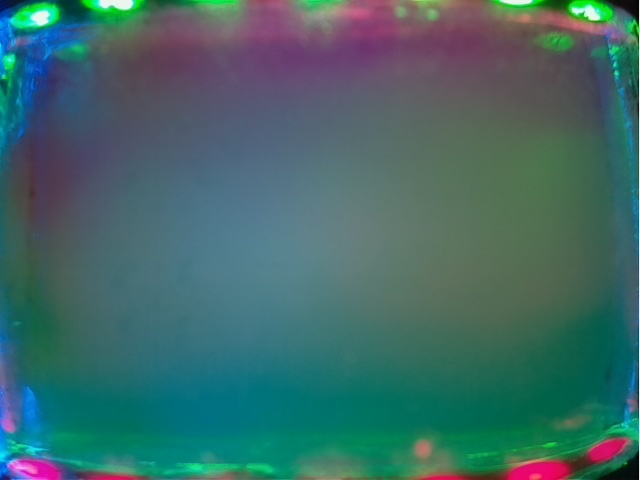
#> input picture sample_data/1.jpg, 640 x 480 px
$ jupyter execute 3d_reconstruction_poisson.ipynb   (shell and % lines are left out)
#> lines starting #> are read from the running program, lines starting #| are printed output that depends on the picture
[cell 1]
import cv2
import numpy as np
import open3d


import matplotlib.pyplot as plt
import scipy, scipy.fftpack
import math
import time

[cell 2]
#read the image
img_init = cv2.imread('sample_data/1.jpg')
#> img_init is the input picture: shape (480, 640, 3); mean B, G, R 104, 105.2, 64.7

[cell 3]
#openCV uses BGR while matplotlib uses RGB
img_init = cv2.cvtColor(img_init, cv2.COLOR_BGR2RGB)

[cell 4]
plt.imshow(img_init)

[cell 5]
img = cv2.imread('sample_data/120.jpg')
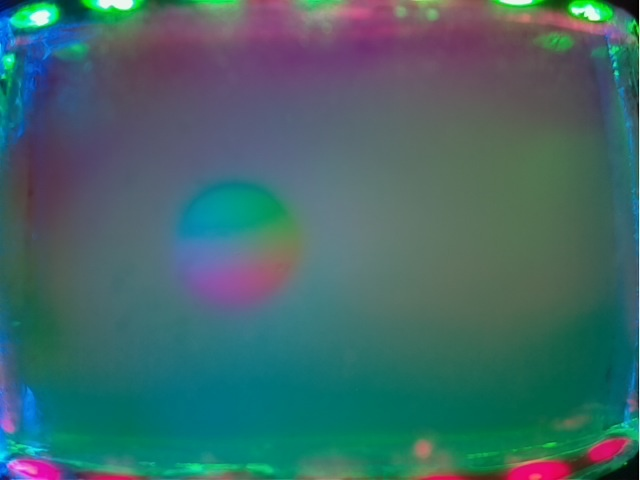
#> input picture sample_data/120.jpg, 640 x 480 px
#> img is the input picture: shape (480, 640, 3); mean B, G, R 105.2, 104.4, 65.4

[cell 6]
#openCV uses BGR while matplotlib uses RGB
img = cv2.cvtColor(img, cv2.COLOR_BGR2RGB)

[cell 7]
plt.imshow(img)

[cell 8]
#calculate the difference images
def calc_diff(img, img_init):
    red_diff = np.clip(img[:,:,0].astype(int)-img_init[:,:,0].astype(int),0,255)#.astype(np.uint8)
    green_diff = np.clip(img[:,:,1].astype(int)-img_init[:,:,1].astype(int),0,255)#.astype(np.uint8)
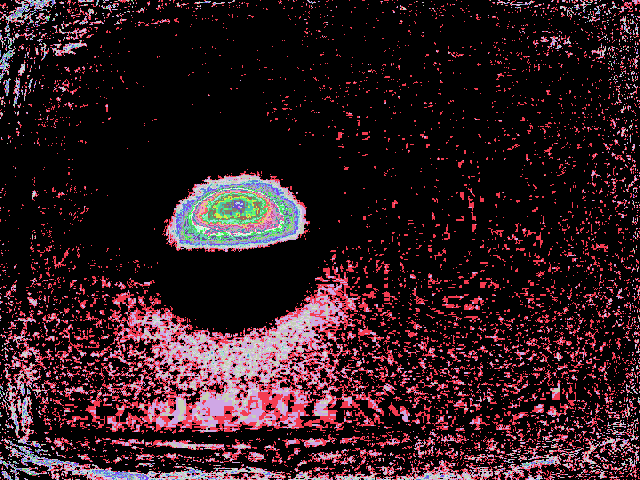
#> green_diff: shape (480, 640) int64; 40 distinct labels, from 0 to 39; one colour per label, 0 black
    blue_diff = np.clip(img[:,:,2].astype(int)-img_init[:,:,2].astype(int),0,255)#.astype(np.uint8)
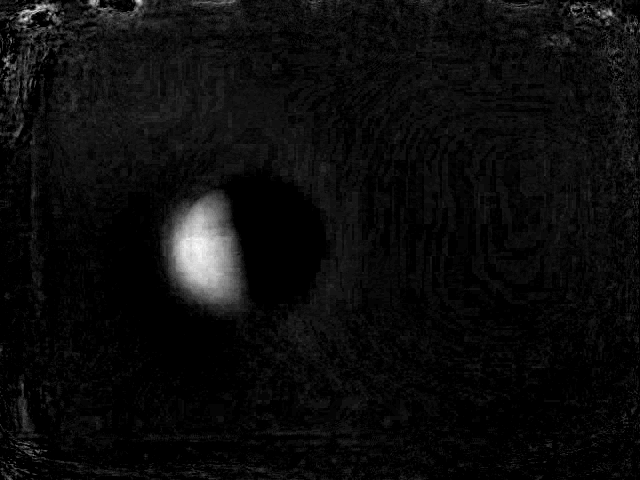
#> blue_diff: shape (480, 640) int64; min 0, max 45, mean 2.2; drawn with min black and max white
    return red_diff, green_diff, blue_diff

[cell 9]
red_diff, green_diff, blue_diff = calc_diff(img, img_init)

[cell 10]
# we can see that the changes in red channel ( red light coming from bottom)is highlighted
plt.imshow(red_diff)

[cell 11]
# we can see that the changes in green channel ( green light coming from top) is highlighted
plt.imshow(green_diff)

[cell 12]
# we can see that the changes in green channel ( blue light coming from left) is highlighted

plt.imshow(blue_diff)

[cell 13]
plt.imshow(green_diff-red_diff)
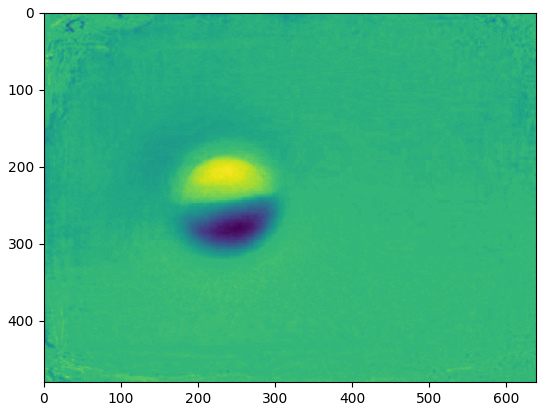
#> figure drawn by matplotlib, 1 panel

[cell 14]
# define Poisson reconstruction function
# adapted from https://web.media.mit.edu/~raskar/photo/code.pdf
# Need to optimize, )
def poisson_reconstruct(grady, gradx, boundarysrc):

    # Laplacian
    gyy = grady[1:,:-1] - grady[:-1,:-1]
    gxx = gradx[:-1,1:] - gradx[:-1,:-1]
    f = np.zeros(boundarysrc.shape)
    f[:-1,1:] += gxx
    f[1:,:-1] += gyy

    # Boundary image
    boundary = boundarysrc.copy()
#> boundary: shape (480, 640) int64; every value is 0
    boundary[1:-1,1:-1] = 0;

    # Subtract boundary contribution
    f_bp = -4*boundary[1:-1,1:-1] + boundary[1:-1,2:] + boundary[1:-1,0:-2] + boundary[2:,1:-1] + boundary[0:-2,1:-1]
#> f_bp: shape (478, 638) int64; every value is 0
    f = f[1:-1,1:-1] - f_bp
#> f: shape (478, 638) float64

    # Discrete Sine Transform
    tt = scipy.fftpack.dst(f, norm='ortho') #3.84 ms ± 42.6 µs per loop
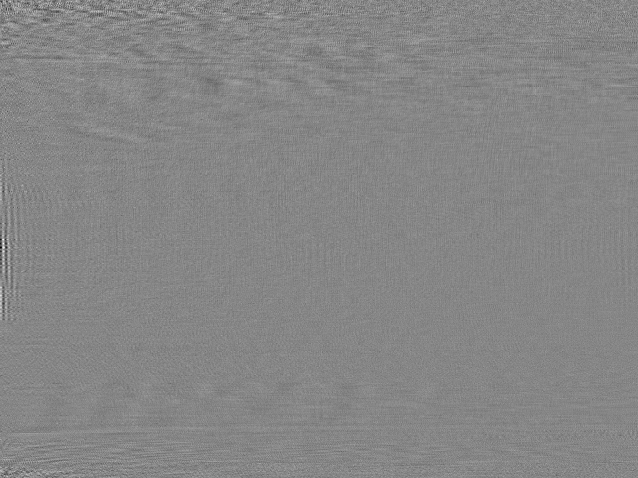
#> tt: shape (478, 638) float64; min -30.73, max 27.62, mean 0; drawn with min black and max white
    fsin = scipy.fftpack.dst(tt.T, norm='ortho').T # 14.5 ms ± 59.6 µs per loop
    #%timeit scipy.fftpack.dst(f, norm='ortho')
    #%timeit scipy.fftpack.dst(tt.T, norm='ortho').T

    # Eigenvalues
    (x,y) = np.meshgrid(range(1,f.shape[1]+1), range(1,f.shape[0]+1), copy=True)
    denom = (2*np.cos(math.pi*x/(f.shape[1]+2))-2) + (2*np.cos(math.pi*y/(f.shape[0]+2)) - 2)

    f = fsin/denom

    # Inverse Discrete Sine Transform
    tt = scipy.fftpack.idst(f, norm='ortho') #3.73 ms ± 58.1 µs per loop
    img_tt = scipy.fftpack.idst(tt.T, norm='ortho').T #14.4 ms ± 87.8 µs per loop
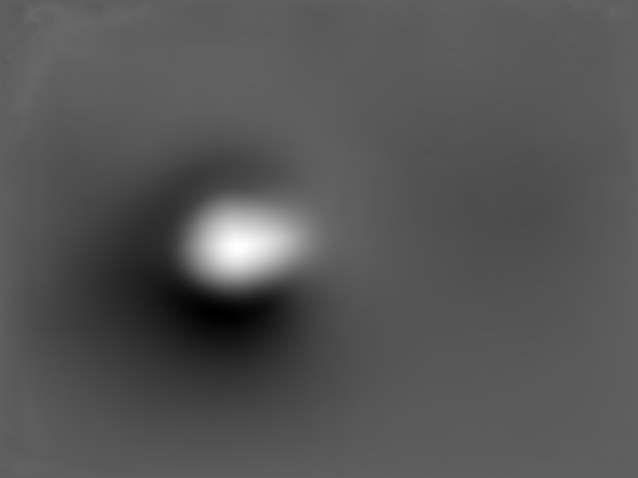
#> img_tt: shape (478, 638) float64; min -925, max 1542.8, mean -95.5; drawn with min black and max white


    # New center + old boundary
    result = boundary
    result[1:-1,1:-1] = img_tt

    return result

[cell 15]
rec_img = poisson_reconstruct(green_diff-red_diff,blue_diff,np.zeros_like(green_diff))#[::1,:]

[cell 16]
poisson_reconstruct(green_diff-red_diff,blue_diff,np.zeros_like(green_diff))
# 68 ms ± 691 µs per loop on i7-4720HQ CPU @2.6 Ghz
# 58 ms ± 224 µs per loop on i7-7700 CPU @ 3.60GHz

[cell 17]
# scale the gradient image to the range 0-255 if need to be used in opencv
#rec_img = rec_img.astype(np.uint8)

[cell 18]
plt.imshow(rec_img)

[cell 19]
#The values of the rec_img corresponds to the depth or deformation
print(rec_img.min(),rec_img.max())
#| -924 1542

[cell 20]
# we can clip the negative values to zero, assuming we are ONLY PUSHING on the elastomer and NO PULLING
rec_img = rec_img.clip(0)
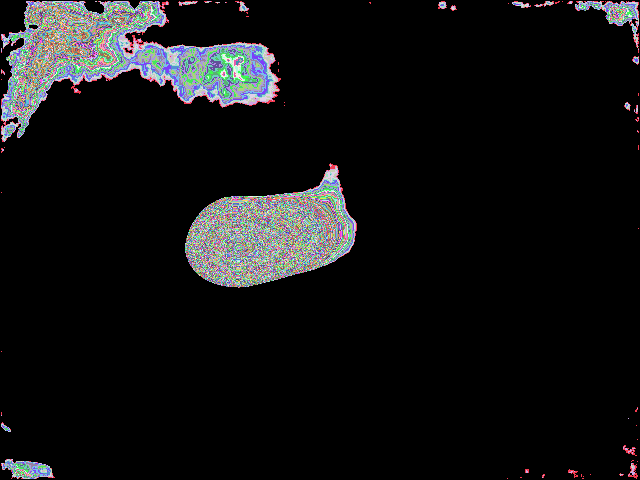
#> rec_img: shape (480, 640) int64; 1530 distinct labels, from 0 to 1542; one colour per label, 0 black

[cell 21]
# Now it looks better
plt.imshow(rec_img)

[cell 22]
#scale the value into mm ( NOTE: we assume the deformation is linear over small distanes and obeys Hook's Law )
# parameters are estimated approximately by trial and error experimentation
#the deformation of elastomer of 3 mm thickness is assumed to be in the range 0 - 0.0028
# and at max deformation (2.8mm), the rec_img max value is found to be 2000
rec_img =  np.interp(rec_img,(0,2000),(0,0.0028))

[cell 23]
pcd = open3d.geometry.PointCloud()

[cell 24]
# create the pointcloud and fill array
n = img.shape[1]
#> n = 640
m = img.shape[0]
#> m = 480

x = np.arange(n)
#> x = 640 values from 0 to 639
y = np.arange(m)
#> y = 480 values from 0 to 479
X, Y = np.meshgrid(x,y)

points = np.zeros([n * m, 3])
# map it to finger geometry
sensor_length = 0.045
sensor_width = 0.03
X_scl = np.interp(X,(0,(img.shape[1]-1)),(0,sensor_length))
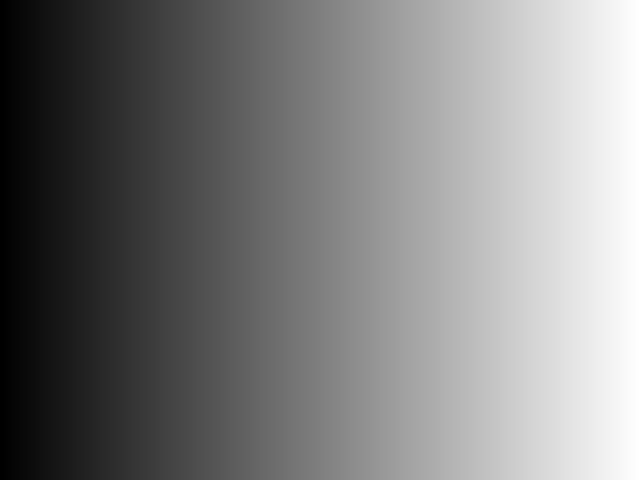
#> X: shape (480, 640) int64; min 0, max 639, mean 319.5; drawn with min black and max white
Y_scl = np.interp(Y,(0,(img.shape[0]-1)),(0,sensor_width))
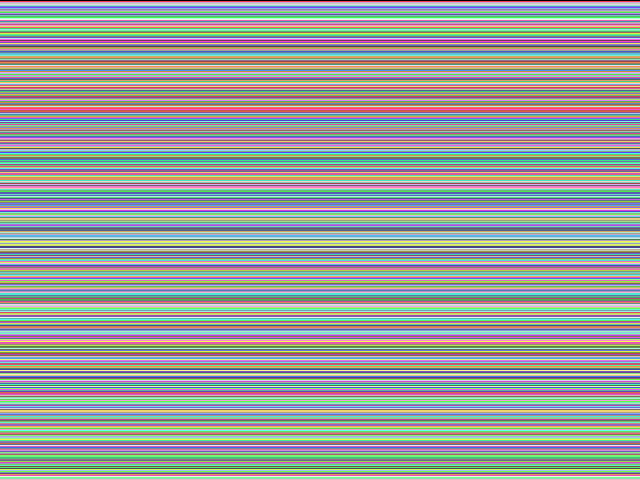
#> Y: shape (480, 640) int64; 480 distinct labels, from 0 to 479; one colour per label, 0 black

points[:, 0] = np.ndarray.flatten(X_scl )
points[:, 1] = np.ndarray.flatten(Y_scl)
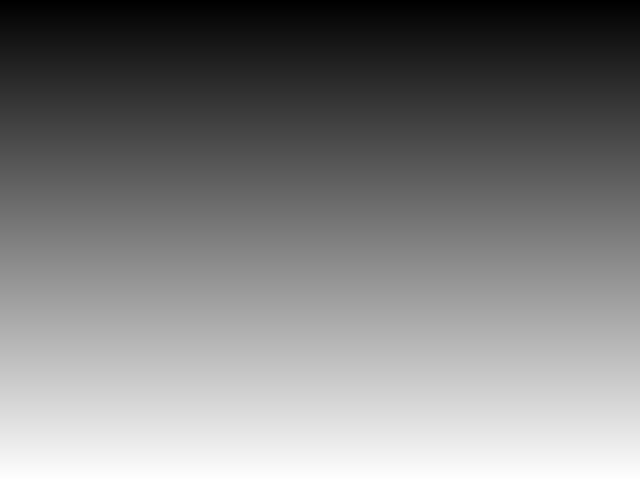
#> Y_scl: shape (480, 640) float64; min 0, max 0.03, mean 0.015; drawn with min black and max white
points[:, 2] = np.ndarray.flatten(rec_img)

pcd.points = open3d.utility.Vector3dVector(points)

[cell 25]
open3d.visualization.draw_geometries([pcd])

[cell 26]
#threshold the points
threshold_height = 0.0015
pcd_thr = open3d.geometry.PointCloud()
thr_points = points[np.where(points[:,2]>threshold_height)]
pcd_thr.points =  open3d.utility.Vector3dVector(thr_points)
